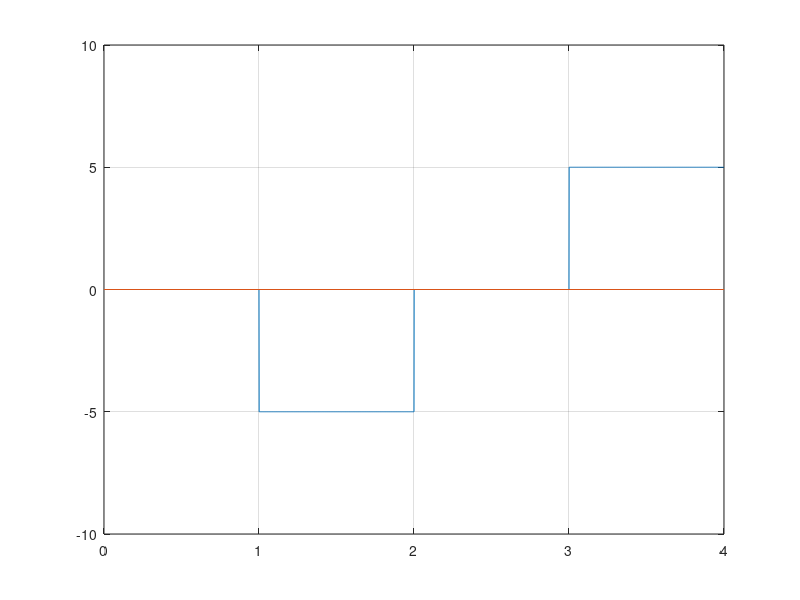

The MATLAB source for this figure:
clc; #... Clear command line
clear all; #... Clear variables
close all; #... Clear figures

bits = [0 1 0 1];

#... Modulation
bitrate = 1;
voltage = 5;

sampling_rate = 1000;
sampling_time = 1/sampling_rate;

end_time = length(bits)/bitrate;
time = 0:sampling_time:end_time;

count = 0;
zero = 0;
one = 0;
for i = 1:length(bits)
  if bits(i) == 0
    count = count+1;
  else
    count = 0;
    one = one+1;
  endif
  if count == 4
    bits(i) = -1; count = 0;
    if rem(one, 2) == 0
      bits(i-3) = 1;
    endif
  endif
endfor

index = 1;
sign = -1;

for i = 1:length(time)
  modulation(i) = bits(index)*sign*voltage;
  if time(i)*bitrate >= index
    if bits(index) == 1
      sign = -sign;
    endif
    index = index+1;
  endif
endfor

plot(time, modulation);
axis([0 end_time -voltage-5 voltage+5]);
line([0 end_time], [0 0]);
grid on;

#... Demodulation
index = 1;

for i = 1:length(modulation)
  demodulation(index) = modulation(i)/voltage;
  if time(i)*bitrate >= index
    index = index+1;
  endif
endfor

last = 0;
for i = 1:length(demodulation)
  if demodulation(i) != 0
    if last != 0 && demodulation(i) == last
      for j = -3:0
        demodulation(i+j) = 0;
      endfor
    endif
    last = demodulation(i);
  endif
endfor

demodulation = abs(demodulation);

disp(demodulation);
